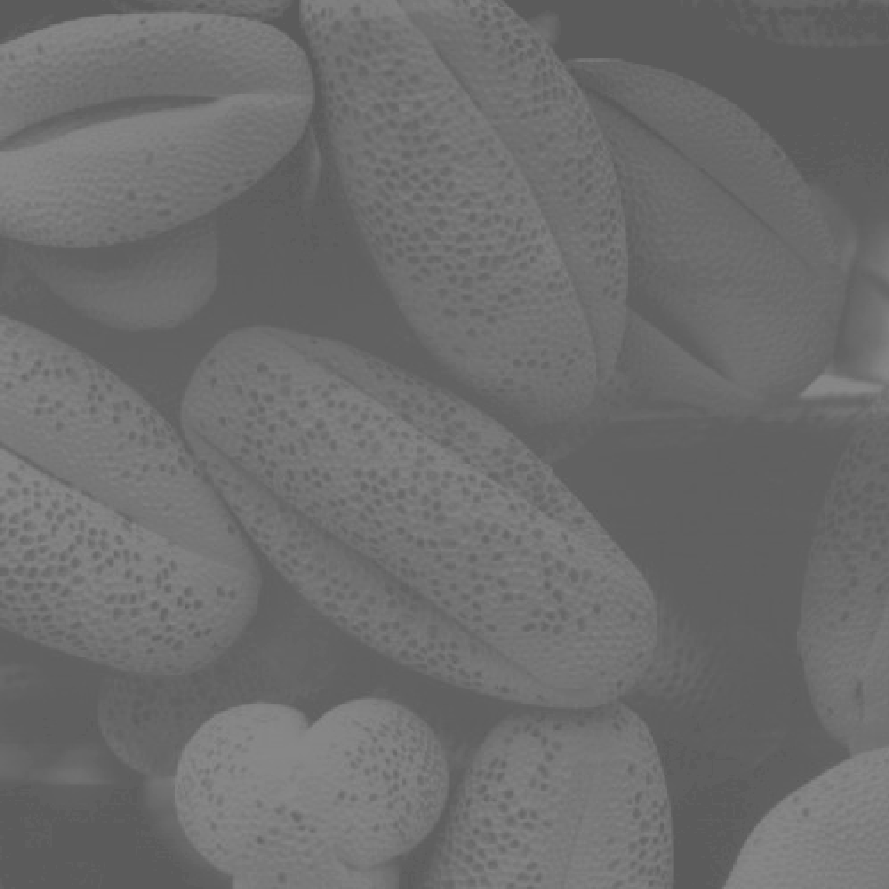
#> input picture HW2/Lowcontrast.tif, 889 x 889 px
$ python Q3.py
#> lines starting #> are read from the running program, lines starting #| are printed output that depends on the picture
import cv2 as cv
import numpy as np
import matplotlib.pyplot as plt

low_contrast = cv.imread('Lowcontrast.tif')
#> low_contrast is the input picture: shape (889, 889, 3); min 91, max 138, mean 109.1
low_contrast = cv.cvtColor(low_contrast, cv.COLOR_BGR2GRAY)
#> low_contrast: shape (889, 889)
dark = cv.imread('Dark.tif')
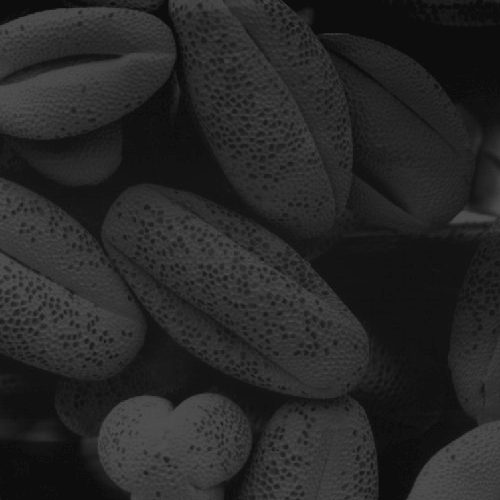
#> input picture HW2/Dark.tif, 500 x 500 px
#> dark is the input picture: shape (500, 500, 3); min 13, max 83, mean 38.7
dark = cv.cvtColor(dark, cv.COLOR_BGR2GRAY)
#> dark: shape (500, 500)
white = cv.imread('White.tif')
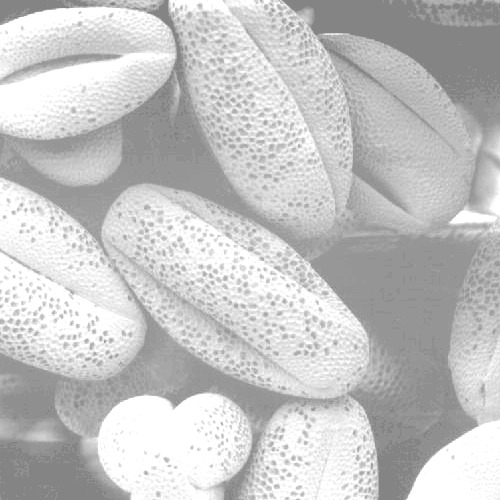
#> input picture HW2/White.tif, 500 x 500 px
#> white is the input picture: shape (500, 500, 3); min 132, max 255, mean 196.4
white = cv.cvtColor(white, cv.COLOR_BGR2GRAY)
#> white: shape (500, 500)


# a
def get_histogram(image):
    my_hist = []
    for i in range(0, 256):
        my_hist.append(0)
    unique, indices = np.unique(image, return_counts=True)
    for i in range(len(unique)):
        my_hist[unique[i]] = indices[i]
    arrayed = np.array(my_hist).astype('float64')
    return arrayed


# b
low_hist = get_histogram(low_contrast) / (low_contrast.shape[0] * low_contrast.shape[1])
#> in get_histogram, `unique, indices = np.unique(image, return_counts=True)`: unique = 42 values from 91 to 138; indices = 42 values, max 60247 at index 4, min 4 at index 41, mean 18817.2
#> the loop in get_histogram, `for i in range(len(unique)):` made 42 passes
#> after the loop in get_histogram, `for i in range(len(unique)):`: my_hist = 256 values, max 60247 at index 96, min 0 at index 0, mean 3087.2
#> in get_histogram, `arrayed = np.array(my_hist).astype('float64')`: arrayed has the same summary as my_hist
#> low_hist = 256 values, max 0.0762 at index 96, min 0 at index 0, mean 0.00391
white_hist = get_histogram(white) / (white.shape[0] * white.shape[1])
#> the loop in get_histogram (call 2), `for i in range(len(unique)):` made 49 passes
#> white_hist = 256 values, max 0.115 at index 255, min 0 at index 0, mean 0.00391
dark_hist = get_histogram(dark) / (dark.shape[0] * dark.shape[1])
#> dark_hist = 256 values, max 0.0709 at index 13, min 0 at index 0, mean 0.00391

plt.subplot(131)
plt.title('low_contrast')
plt.imshow(low_contrast, cmap='gray', vmin=0, vmax=255)
plt.subplot(132)
plt.title('white')
plt.imshow(white, cmap='gray', vmin=0, vmax=255)
plt.subplot(133)
plt.title('dark')
plt.imshow(dark, cmap='gray', vmin=0, vmax=255)
plt.show()


def plt_hist(image, name, color):
    title = name + ' histogram'
    histogram = cv.calcHist([image], [0], None, [256], [0, 256])
    plt.title(title)
    plt.plot(histogram, color=color)
    plt.show()


# plt_hist(low_contrast, 'low_contrast', 'b')
# plt_hist(white, 'white', 'r')
# plt_hist(dark, 'dark', 'gold')

def scale(hist, image):
    return 255 * hist / (image.shape[1] * image.shape[0])


# c
def equalize_histogram(image, hist):
    lhist = len(hist)
    limg = len(image)
    for i in range(1, lhist):
        hist[i] = hist[i] + hist[i-1]
    new_levels = (scale(hist, image)).astype('uint8')
    for i in range(limg):
        image[i] = new_levels[image[i]]
    new_result = image.reshape(image.shape[0], image.shape[1])
    return new_result


low_cop = low_contrast.copy()
white_cop = white.copy()
dark_cop = dark.copy()
low_eq = equalize_histogram(low_cop, get_histogram(low_cop.ravel()))
#> in equalize_histogram, `lhist = len(hist)`: lhist = 256
#> in equalize_histogram, `limg = len(image)`: limg = 889
#> after the loop in equalize_histogram, `for i in range(1, lhist):`: hist = 256 values from 0 to 790321
#> in equalize_histogram, `new_levels = (scale(hist, image)).astype('uint8')`: new_levels = 256 values from 0 to 255
#> after the loop in equalize_histogram, `for i in range(limg):`:
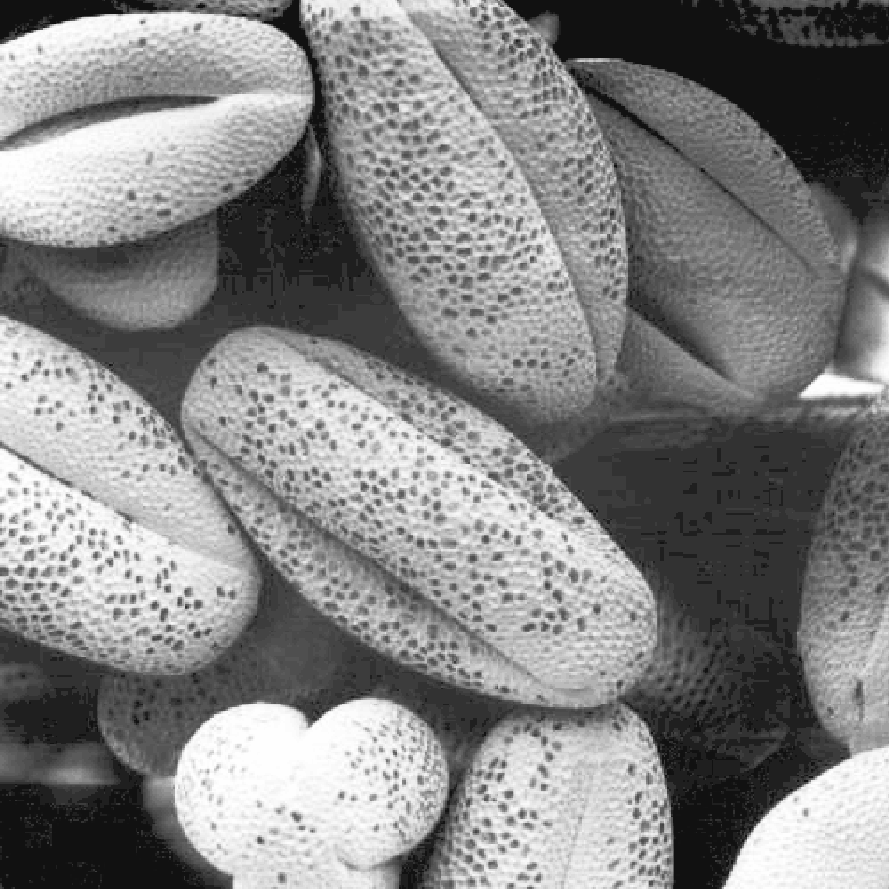
#> image: shape (889, 889); min 17, max 255, mean 131.5
white_eq = equalize_histogram(white_cop, get_histogram(white_cop.ravel()))
#> in equalize_histogram (call 2), `limg = len(image)`: limg = 500
#> after the loop in equalize_histogram (call 2), `for i in range(1, lhist):`: hist = 256 values from 0 to 250000
#> after the loop in equalize_histogram (call 2), `for i in range(limg):`:
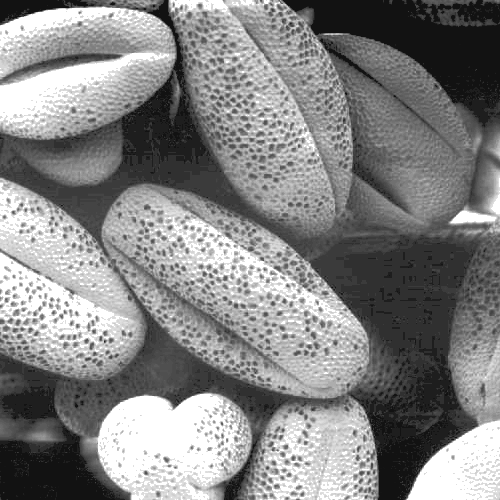
#> image: shape (500, 500); min 18, max 255, mean 132.1
dark_eq = equalize_histogram(dark_cop, get_histogram(dark_cop.ravel()))
# plt_hist(low_eq, 'low_equalized', 'c')
# plt_hist(white_eq, 'white_equalized', 'g')
# plt_hist(dark_eq, 'dark_equalized', 'm')

plt.subplot(141)
plt.title('Before low_contrast')
plt.imshow(low_contrast, cmap='gray', vmin=0, vmax=255)

plt.subplot(142)
histogram = cv.calcHist([low_contrast], [0], None, [256], [0, 256])
#> histogram has the same summary as my_hist in get_histogram
plt.title('Normalized hist')
plt.plot(histogram, color='r')

plt.subplot(143)
plt.title('After low_contrast')
plt.imshow(low_eq, cmap='gray', vmin=0, vmax=255)

plt.subplot(144)
histogram = cv.calcHist([low_eq], [0], None, [256], [0, 256])
#> histogram = 256 values, max 60247 at index 50, min 0 at index 0, mean 3087.2
plt.title('Equalized hist')
plt.plot(histogram, color='r')
plt.show()
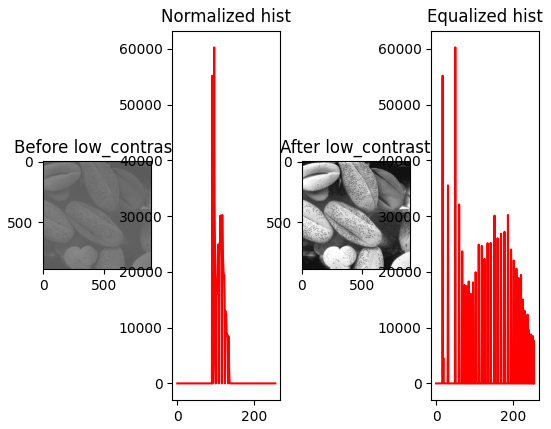
#> figure drawn by matplotlib, 4 panels; panel 2: curve peaks at x = 96, y = 60247; panel 4: curve peaks at x = 50, y = 60247


plt.subplot(141)
plt.title('Before dark')
plt.imshow(dark, cmap='gray', vmin=0, vmax=255)

plt.subplot(142)
histogram = cv.calcHist([dark], [0], None, [256], [0, 256])
#> histogram = 256 values, max 17718 at index 13, min 0 at index 0, mean 976.6
plt.title('Normalized hist')
plt.plot(histogram, color='c')

plt.subplot(143)
plt.title('After dark')
plt.imshow(dark_eq, cmap='gray', vmin=0, vmax=255)

plt.subplot(144)
histogram = cv.calcHist([dark_eq], [0], None, [256], [0, 256])
#> histogram = 256 values, max 18320 at index 18, min 0 at index 0, mean 976.6
plt.title('Equalized hist')
plt.plot(histogram, color='c')
plt.show()
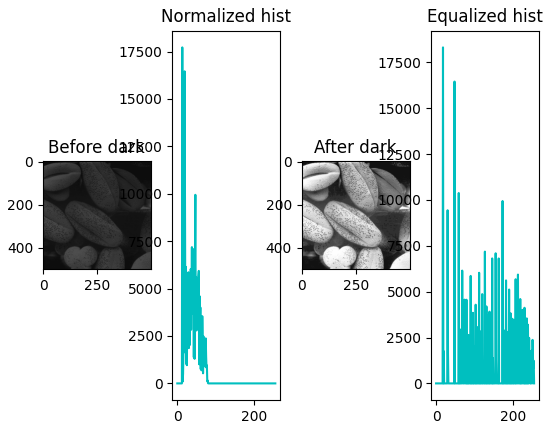
#> figure drawn by matplotlib, 4 panels; panel 2: curve peaks at x = 13, y = 17718; panel 4: curve peaks at x = 18, y = 18320


plt.subplot(141)
plt.title('Before white')
plt.imshow(white, cmap='gray', vmin=0, vmax=255)
plt.subplot(142)
histogram = cv.calcHist([white], [0], None, [256], [0, 256])
#> histogram = 256 values, max 28659 at index 255, min 0 at index 0, mean 976.6
plt.title('Normalized hist')
plt.plot(histogram, color='m')

plt.subplot(143)
plt.title('After white')
plt.imshow(white_eq, cmap='gray', vmin=0, vmax=255)

plt.subplot(144)
histogram = cv.calcHist([white_eq], [0], None, [256], [0, 256])
plt.title('Equalized hist')
plt.plot(histogram, color='m')
plt.show()
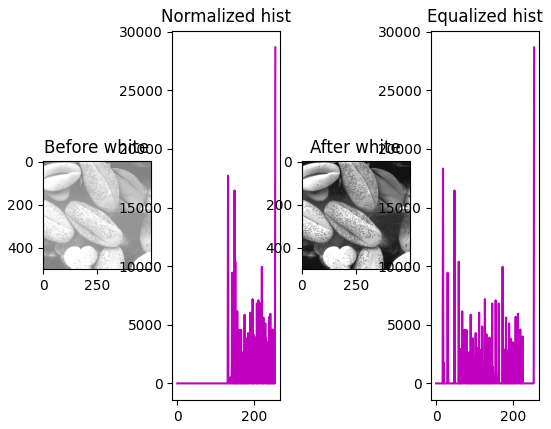
#> figure drawn by matplotlib, 4 panels; panel 2: curve peaks at x = 255, y = 28659; panel 4: curve peaks at x = 255, y = 28659
